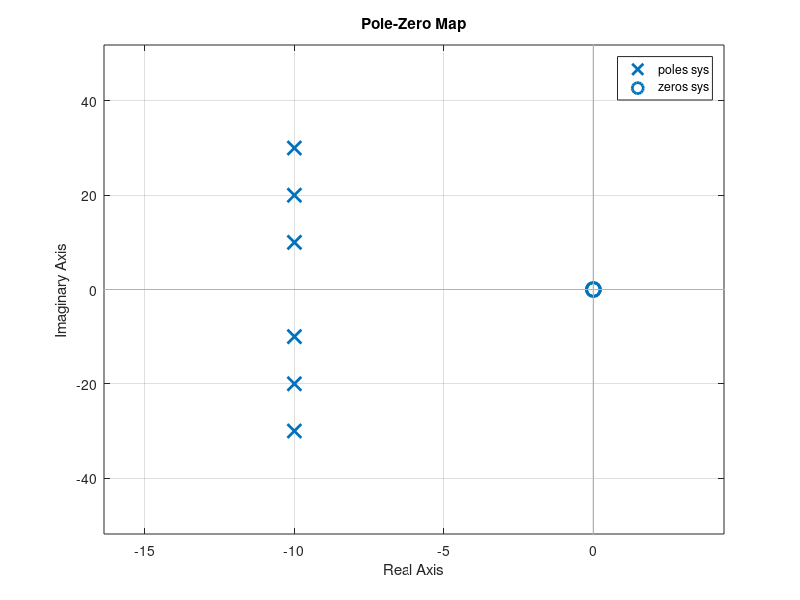

MATLAB code for this plot:
 %% Title:Control System-Second Order System:vertical shifting
%Author:Sushma L Nagangoudra
%PS No:99003752
%Date:7/04/2021
%Version:1.0


%% This Document has movement of poles for Second Order System


zeros = 0;
poles = [-10+20i -10-20i];
gain = 1;
sys = zpk(zeros,poles,gain);
hold on
pzmap(sys)
[wn,zeta]=damp(sys)
   
zeros = 0;
poles = [-10+10i -10-10i];
gain = 1;
sys = zpk(zeros,poles,gain);
hold on
pzmap(sys)
[wn,zeta]=damp(sys)

zeros = 0;
poles = [-10+30i -10-30i];
gain = 1;
sys = zpk(zeros,poles,gain);
pzmap(sys)
[wn,zeta]=damp(sys)

